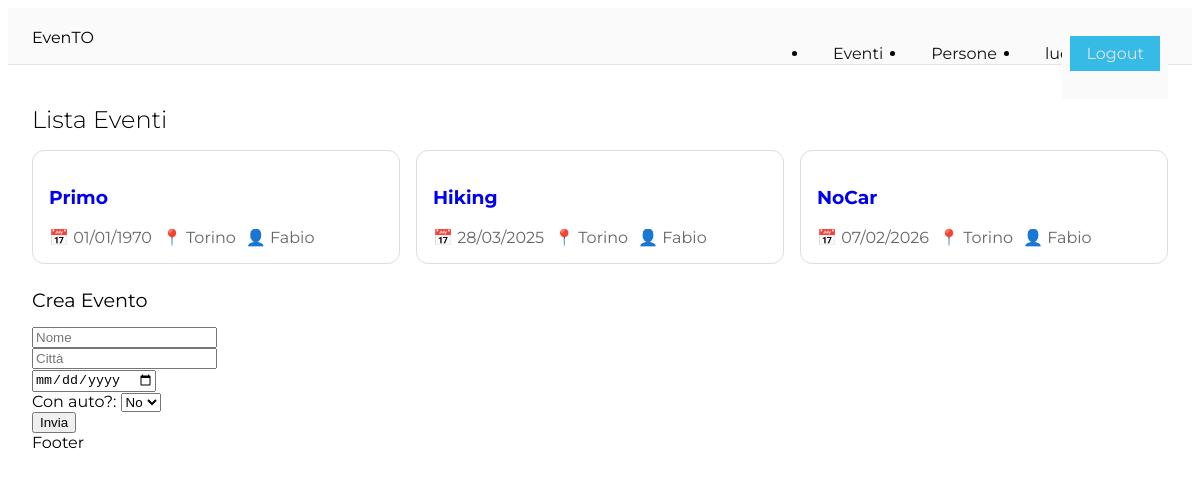
/events.php (signed in), run on the app's committed database.
### tables this page shows
CREATE TABLE events (
        id INTEGER PRIMARY KEY AUTOINCREMENT,
        organizer_id TEXT,
        name TEXT,
        city TEXT,
        date TEXT
    , car_needed TEXT);

CREATE TABLE users (
        id INTEGER PRIMARY KEY AUTOINCREMENT,
        email TEXT UNIQUE,
        password TEXT,
        name TEXT,
        instagram TEXT,
        city TEXT,
        birthday DATE
    );

### events.php (the view, shortened to what this page needs)
<!DOCTYPE html>
<html lang="en">
<head>
    <link rel="stylesheet" href="https://cdnjs.cloudflare.com/ajax/libs/meyer-reset/2.0/reset.min.css"
 />
    <link rel="stylesheet" href="main.css">
    <link rel="stylesheet" href="events.css">
</head>
<body>
    <header>
        <div class="container">
            <div class="logo">
                EvenTO
            </div>
            <div class="menu">
                <?php include("menu.php"); ?>
            </div>
        </div>
    </header>
    <div class="page-content">
            <h1>Lista Eventi</h1>
            <?php
                include 'db.php';
                $stmt = $pdo->prepare("SELECT * FROM events");
                $stmt->execute();
                $events = $stmt->fetchAll(PDO::FETCH_ASSOC);
            ?>
            <p>
            <div class="events">
            <?php foreach ($events as $event):
                $stmt = $pdo->prepare("SELECT name FROM users WHERE id = ?");
                $stmt->execute([$event['organizer_id']]);
                $user = $stmt->fetch(PDO::FETCH_ASSOC);
                if ($user){
                    $organizer = $user;
                }
                else{
                    $organizer['name'] = '';
                }
            ?>
                <article class="event-card">
                    <h3>
                        <a href="event.php?id=<?= (int)$event['id'] ?>">
                            <?= htmlspecialchars($event['name']) ?>
                        </a>
                    </h3>
                    <div class="meta">
                        <span>
                            📅 <?= date('d/m/Y', strtotime($event['date'])) ?>
                        </span>
                        <span>
                            📍 <?= htmlspecialchars($event['city']) ?>
                        </span>
                        <span>
                            👤 <?= htmlspecialchars($organizer['name']) ?>
                        </span>
                    </div>
                </article>
            <?php endforeach; ?>
            </div>
            </p>
            <h2>Crea Evento</h2>
            <form action="new_event.php" method="POST">
                <input type="text" name="name" placeholder="Nome" required><br>
                <input type="text" name="city" placeholder="Città" required><br>
                <input type="date" name="date" placeholder="Data"><br>
                <label>Con auto?:</label>
                <select name="car_needed" id="event_type">
                    <option value="false">No</option>
                </select><br>
                <button type="submit">Invia</button>
            </form>
    <footer>
        Footer
    </footer>
</body>
</html>

### main.css (style rules this page uses)
html { font-family: "Montserrat", sans-serif; font-size: 16px; overflow-x: hidden; }
a { display: inline-block; text-decoration: none; }
header { position: -webkit-sticky; position: sticky; top: 0; height: 3.5rem; width: 100%; background: #fafafa; }
header .container { position: absolute; -webkit-box-sizing: border-box; box-sizing: border-box; top: 0; left: 0; -webkit-transform: translateX(0); transform: translateX(0); display: -webkit-box; display: -ms-flexbox; display: flex; -webkit-box-orient: horizontal; -webkit-box-direction: normal; -ms-flex-direction: row; flex-direction: row; -webkit-box-align: center; -ms-flex-align: center; align-items: center; -webkit-box-pack: justify; -ms-flex-pack: justify; justify-content: space-between; width: 100%; max-width: 1200px; padding: 0 1.5rem; margin: 0 auto; border-bottom: 1px solid #e0e5eb; background: #fafafa; }
header .container > .logo { height: 1rem; padding: 1.25rem 0; }
header .container .menu { position: absolute; z-index: -1; top: 3.5rem; -webkit-transform: translateX(calc(-100vw - 3rem)); transform: translateX(calc(-100vw - 3rem)); display: -ms-grid; display: grid; -ms-grid-columns: 1fr; grid-template-columns: 1fr; -ms-grid-rows: (max-content)[2]; grid-template-rows: repeat(2, -webkit-max-content); grid-template-rows: repeat(2, max-content); width: 100%; background: #fafafa; -webkit-transition: 0.22s ease-in-out; transition: 0.22s ease-in-out; }
header .container .menu::after { content: ""; position: absolute; z-index: -1; height: 100vh; width: 100vw; background: #fafafa; }
@media only screen and (min-width: 680px) { header { height: 6.5rem; border-bottom: 1px solid #e0e5eb; } }
@media only screen and (min-width: 680px) { header .container { left: 50%; -webkit-transform: translate(-50%, 0); transform: translate(-50%, 0); -webkit-box-pack: start; -ms-flex-pack: start; justify-content: flex-start; border: none; } }
@media only screen and (min-width: 680px) { header .container .menu { z-index: unset; top: 0; left: 0; -webkit-transform: translateX(0); transform: translateX(0); display: -ms-grid; display: grid; -ms-grid-columns: auto max-content; grid-template-columns: auto -webkit-max-content; grid-template-columns: auto max-content; -ms-grid-rows: 3.5rem 3rem; grid-template-rows: 3.5rem 3rem; background: none; -webkit-transition: none; transition: none; } }
@media only screen and (min-width: 680px) { header .container .menu::after { display: none; } }
@media only screen and (min-width: 1040px) { header { height: 3.5rem; } }
@media only screen and (min-width: 1040px) { header .container .menu { -webkit-box-sizing: border-box; box-sizing: border-box; -ms-grid-columns: 4rem auto max-content; grid-template-columns: 4rem auto -webkit-max-content; grid-template-columns: 4rem auto max-content; -ms-grid-rows: 1fr; grid-template-rows: 1fr; height: 3.5rem; padding: 0 1.5rem; -webkit-transition: none; transition: none; } }
.page-content { -webkit-box-sizing: border-box; box-sizing: border-box; min-height: 1200px; max-width: 1200px; margin: 0 auto; padding: 1rem 1.5rem; }
.page-content h1 { margin-top: 1.5rem; font-size: 1.5rem; font-weight: 300; word-break: break-all; }
.page-content h2 { margin-top: 1.5rem; font-size: 1.2rem; font-weight: 400; word-break: break-all; }
.page-content p { margin-top: 0.75rem; line-height: 1.25rem; }

### events.css (style rules this page uses)
.events { display: grid; gap: 16px; grid-template-columns: repeat(auto-fit, minmax(300px, 1fr)); }
.event-card { border: 1px solid #ddd; border-radius: 12px; padding: 16px; }
.meta { display: flex; flex-wrap: wrap; gap: 10px; color: #666; }

### data on the page
events: name "Primo", date "01/01/1970", city "Torino", users.name "Fabio"
events: name "Hiking", date "28/03/2025", city "Torino", users.name "Fabio"
events: name "NoCar", date "07/02/2026", city "Torino", users.name "Fabio"
